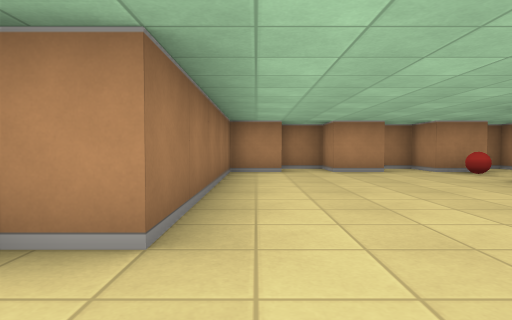
View 1 (above)

22 first-person views from a walk through a cub3D maze. The camera is about half as high as the walls, tilts 2° down and sees 75° across. The floor is counted in squares. Each view is taken from the middle of a square. On the plan, view 1 faces up. The plan holds only what a view shows up to about 9 squares ahead; the rest is blank.

View 2
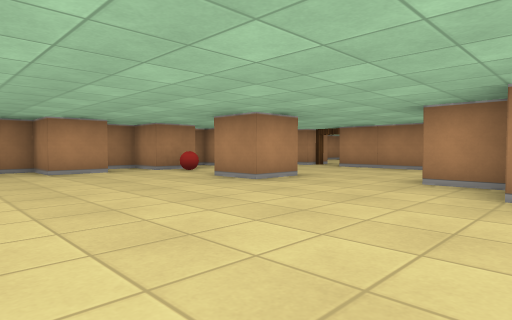

View 3
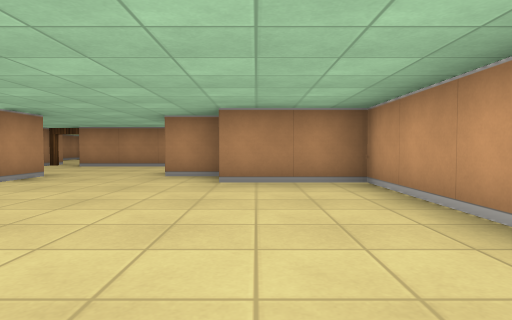

View 4
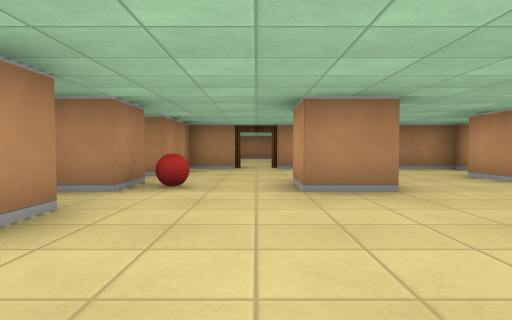

View 5
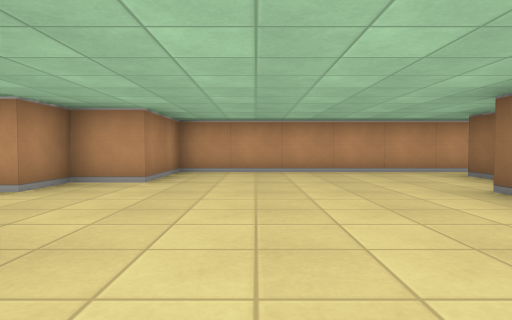

View 6
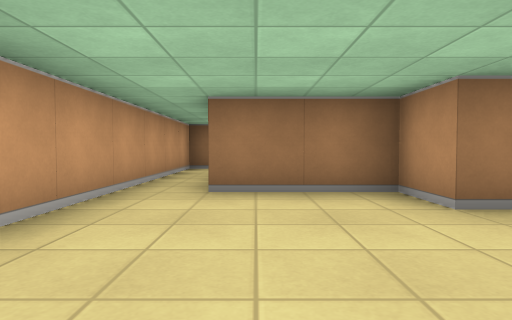

View 7
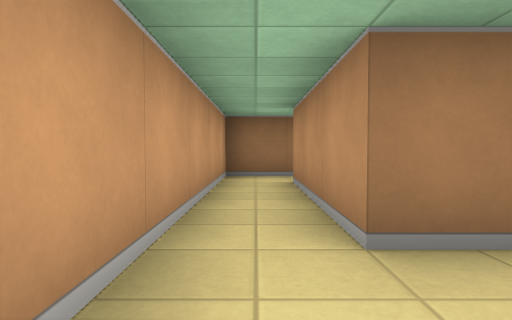

View 8
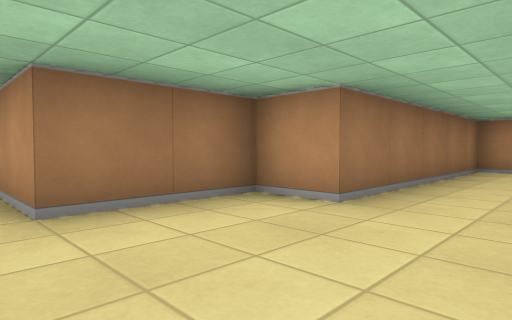

View 9
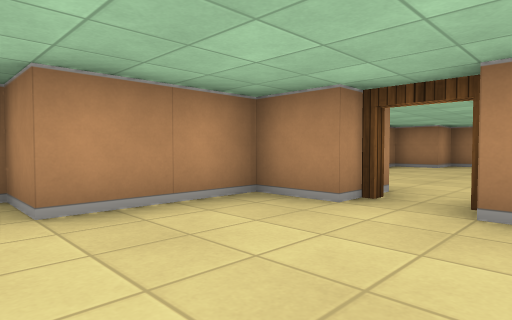

View 10
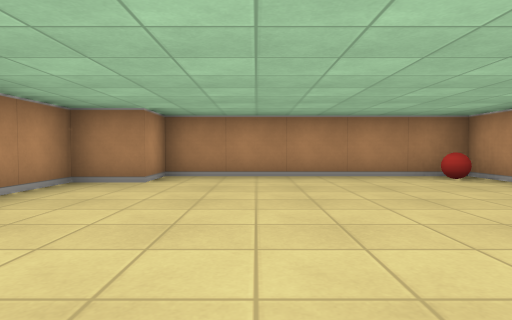

View 11
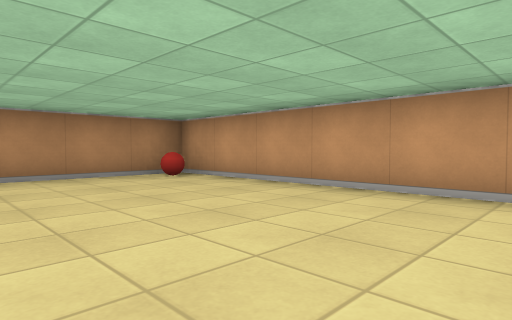

View 12
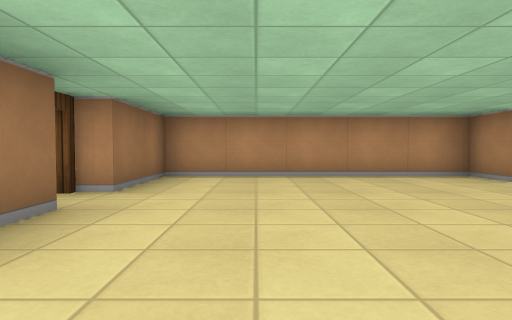

View 13
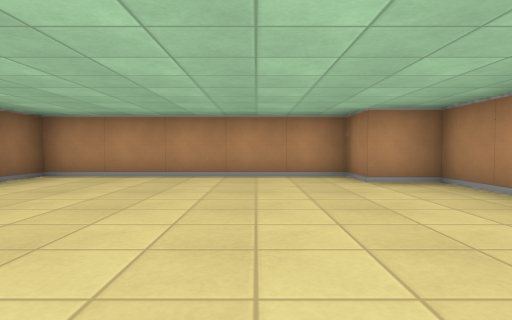

View 14
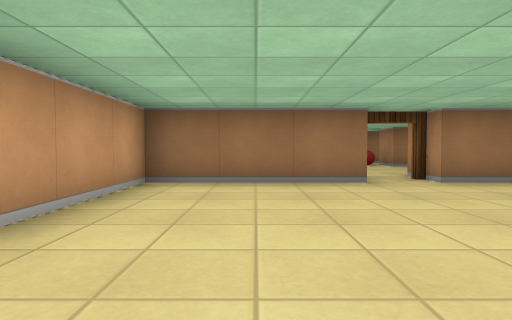

View 15
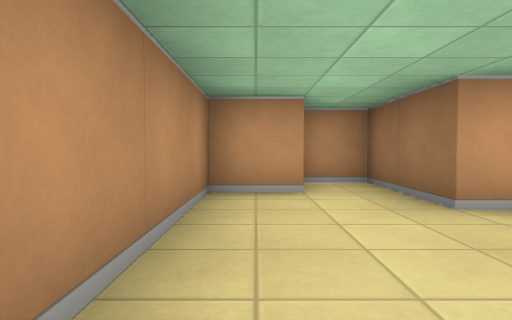

View 16
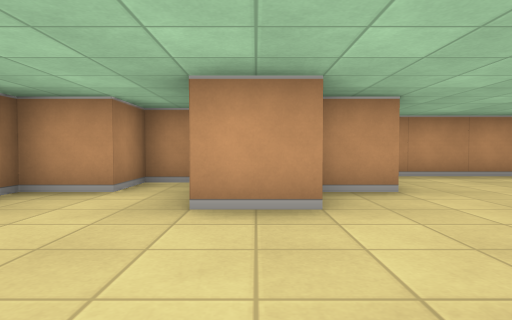

View 17
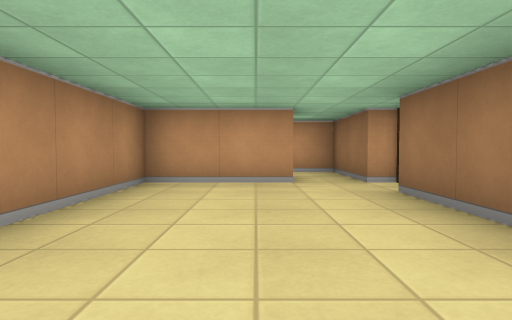

View 18
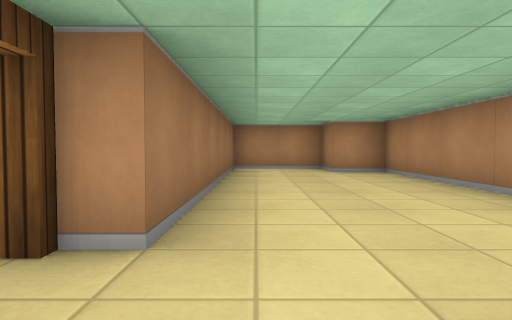

View 19
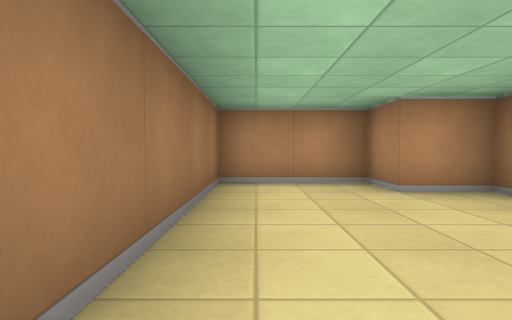

View 20
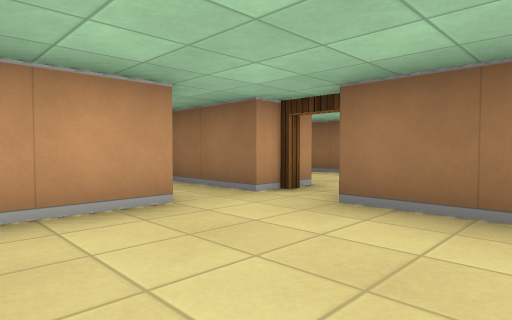

View 21
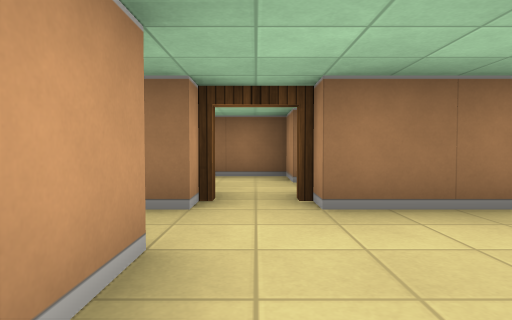

View 22
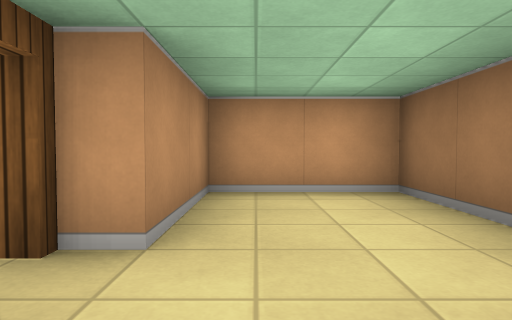

### Floor plan
Points are (right, up) in squares from view 1. A wall is a line through its corners. A room is listed if a view was taken in it or the views show most of it. See-through windows are left out.
Room 1 (views 1, 2, 3, 4, 5, 6, 7, 8, 9, 15, 16)
walls: (4.5, 3.5) (3.5, 3.5) (3.5, 4.5) (4.5, 4.5); (2.6, 6.5) (1.5, 6.5) (1.5, 7.5) (0.5, 7.5); (4.6, 6.5) (3.5, 6.5) (3.5, 7.5) (2.9, 7.5); (0.5, 6.5) (-0.5, 6.5) (-0.5, 1.5) (-1.5, 1.5) (-1.5, -0.5) (-4.5, -0.5); (7.5, 5.5) (7.5, 6.5) (5.5, 6.5) (5.5, 7.5) (5.1, 7.5); (-5.5, -0.5) (-5.5, -1.5) (3.5, -1.5) (3.5, 0.5) (4.5, 0.5) (4.5, 1.5) (5.5, 1.5) (5.5, -0.5) (6.5, -0.5) (6.5, 0.5) (7.5, 0.5) (7.5, 4.5)
ways out: open door at (8, 5) to room 2; opening at (-5, 0) to room 3
objects: ball (4, 6)
Room 2 (views 10, 11, 12, 13, 14)
walls: (8.5, 4.6) (8.5, 1.5) (14.5, 1.5) (14.5, 6.5) (13.5, 6.5) (13.5, 7.5) (8.5, 7.5) (8.5, 5.5)
ways out: open door at (8, 5) to room 1
objects: ball (14, 2)
Room 3 (views 17, 18, 19, 20, 21)
walls: (-4.6, 0.5) (-2.5, 0.5) (-2.5, 6.5) (-3.5, 6.5) (-3.5, 7.5) (-5.5, 7.5) (-5.5, 1.5); (-5.5, 0.5) (-5.5, -0.5)
ways out: opening at (-5, 0) to room 1; open door at (-6, 1) to room 4
Room 4 (view 22)
walls: (-7.5, 1.5) (-8.5, 1.5) (-8.5, -1.5) (-6.5, -1.5) (-6.5, 0.5)
ways out: open door at (-6, 1) to room 3; opening at (-7, 2)

Where each view was taken, in squares from view 1:
view 1: 0 up, 0 right, facing up
view 2: 0 up, 0 right, facing up-right
view 3: 0 up, 1 left, facing right
view 4: 5 up, 0 right, facing right
view 5: 5 up, 2 right, facing down
view 6: 0 up, 2 right, facing left
view 7: 1 down, 0 right, facing left
view 8: 1 down, 1 right, facing up-left
view 9: 4 up, 5 right, facing up-right
view 10: 5 up, 9 right, facing right
view 11: 5 up, 9 right, facing down-right
view 12: 2 up, 10 right, facing up
view 13: 2 up, 12 right, facing up
view 14: 3 up, 13 right, facing left
view 15: 4 up, 7 right, facing down
view 16: 4 up, 5 right, facing down
view 17: 5 up, 4 left, facing down
view 18: 0 up, 5 left, facing up
view 19: 3 up, 5 left, facing up
view 20: 3 up, 3 left, facing down-left
view 21: 1 up, 3 left, facing left
view 22: 2 up, 7 left, facing down
